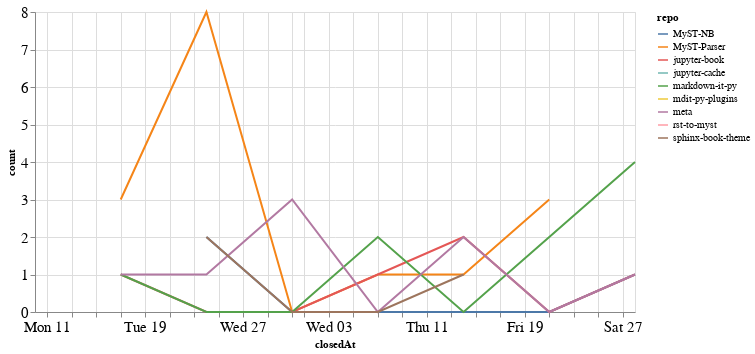

Notebook code for this chart:
### Code cell
closed_by_time = closed_by.groupby('repo').resample('W', on='closedAt').count()['author'].reset_index()
closed_by_time = closed_by_time.rename(columns={'author': 'count'})

alt.Chart(closed_by_time, width=600).mark_line().encode(
    x='closedAt',
    y='count',
    color='repo',
    tooltip="repo"
)

### Figure 1 — Vega-Lite specification as saved in the notebook (floating-point values rounded to 4 significant figures)
{"config": {"axisLeft": {"labelFontSize": 15}, "axisBottom": {"labelFontSize": 15}}, "data": {"name": "data-dad07793f1f05c8ba613227c33c3081d"}, "mark": "line", "encoding": {"color": {"type": "nominal", "field": "repo"}, "tooltip": {"type": "nominal", "field": "repo"}, "x": {"type": "temporal", "field": "closedAt"}, "y": {"type": "quantitative", "field": "count"}}, "width": 600, "$schema": "https://vega.github.io/schema/vega-lite/v4.8.1.json", "datasets": {"data-dad07793f1f05c8ba613227c33c3081d": [{"repo": "MyST-NB", "closedAt": "2021-01-24T00:00:00", "count": 2}, {"repo": "MyST-NB", "closedAt": "2021-01-31T00:00:00", "count": 0}, {"repo": "MyST-NB", "closedAt": "2021-02-07T00:00:00", "count": 0}, {"repo": "MyST-NB", "closedAt": "2021-02-14T00:00:00", "count": 0}, {"repo": "MyST-NB", "closedAt": "2021-02-21T00:00:00", "count": 0}, {"repo": "MyST-NB", "closedAt": "2021-02-28T00:00:00", "count": 1}, {"repo": "MyST-Parser", "closedAt": "2021-01-17T00:00:00", "count": 3}, {"repo": "MyST-Parser", "closedAt": "2021-01-24T00:00:00", "count": 8}, {"repo": "MyST-Parser", "closedAt": "2021-01-31T00:00:00", "count": 0}, {"repo": "MyST-Parser", "closedAt": "2021-02-07T00:00:00", "count": 1}, {"repo": "MyST-Parser", "closedAt": "2021-02-14T00:00:00", "count": 1}, {"repo": "MyST-Parser", "closedAt": "2021-02-21T00:00:00", "count": 3}, {"repo": "jupyter-book", "closedAt": "2021-01-17T00:00:00", "count": 1}, {"repo": "jupyter-book", "closedAt": "2021-01-24T00:00:00", "count": 0}, {"repo": "jupyter-book", "closedAt": "2021-01-31T00:00:00", "count": 0}, {"repo": "jupyter-book", "closedAt": "2021-02-07T00:00:00", "count": 1}, {"repo": "jupyter-book", "closedAt": "2021-02-14T00:00:00", "count": 2}, {"repo": "jupyter-book", "closedAt": "2021-02-21T00:00:00", "count": 0}, {"repo": "jupyter-book", "closedAt": "2021-02-28T00:00:00", "count": 1}, {"repo": "jupyter-cache", "closedAt": "2021-01-17T00:00:00", "count": 2}, {"repo": "markdown-it-py", "closedAt": "2021-01-17T00:00:00", "count": 1}, {"repo": "markdown-it-py", "closedAt": "2021-01-24T00:00:00", "count": 0}, {"repo": "markdown-it-py", "closedAt": "2021-01-31T00:00:00", "count": 0}, {"repo": "markdown-it-py", "closedAt": "2021-02-07T00:00:00", "count": 2}, {"repo": "markdown-it-py", "closedAt": "2021-02-14T00:00:00", "count": 0}, {"repo": "markdown-it-py", "closedAt": "2021-02-21T00:00:00", "count": 2}, {"repo": "markdown-it-py", "closedAt": "2021-02-28T00:00:00", "count": 4}, {"repo": "mdit-py-plugins", "closedAt": "2021-02-07T00:00:00", "count": 2}, {"repo": "meta", "closedAt": "2021-01-17T00:00:00", "count": 1}, {"repo": "meta", "closedAt": "2021-01-24T00:00:00", "count": 1}, {"repo": "meta", "closedAt": "2021-01-31T00:00:00", "count": 3}, {"repo": "meta", "closedAt": "2021-02-07T00:00:00", "count": 0}, {"repo": "meta", "closedAt": "2021-02-14T00:00:00", "count": 2}, {"repo": "meta", "closedAt": "2021-02-21T00:00:00", "count": 0}, {"repo": "meta", "closedAt": "2021-02-28T00:00:00", "count": 1}, {"repo": "rst-to-myst", "closedAt": "2021-01-10T00:00:00", "count": 1}, {"repo": "sphinx-book-theme", "closedAt": "2021-01-24T00:00:00", "count": 2}, {"repo": "sphinx-book-theme", "closedAt": "2021-01-31T00:00:00", "count": 0}, {"repo": "sphinx-book-theme", "closedAt": "2021-02-07T00:00:00", "count": 0}, {"repo": "sphinx-book-theme", "closedAt": "2021-02-14T00:00:00", "count": 1}]}}
